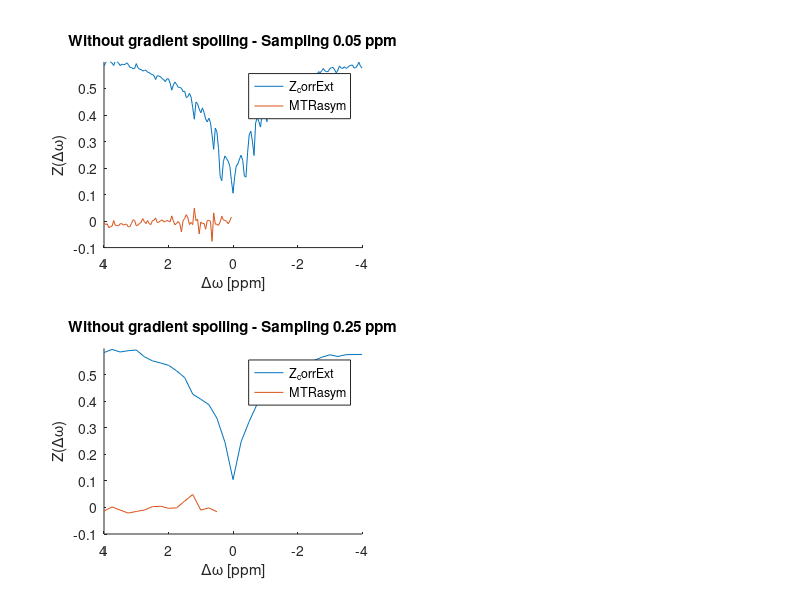

Recreate this plot in MATLAB. (Note: this script raises an error after producing the figure.)
%% Figure 8
% In Vivo Measurment

load('invivo_Zfiles_CSF.mat')
%load('invivo_Zfiles_WM.mat')
%load('invivo_Zfiles_GM.mat')

offsets=-4:0.05:4;offsets2=-4:0.25:4;
mtroffsets=0.05:0.05:4;mtroffsets2=0.5:0.25:4;

figure
subplot(2,2,1)
hold on;
plot(offsets,Z1);  % Rohdaten
plot(mtroffsets,MTR1);  % Rohdaten
hold off;
legend('Z_corrExt','MTRasym')
xlabel('\Delta\omega [ppm]');ylabel('Z(\Delta\omega)');set(gca,'XDir','reverse');ylim([-0.1 0.6]);
title('Without gradient spoiling - Sampling 0.05 ppm')

subplot(2,2,3)
hold on;
plot(offsets2,Z2);  % Rohdaten
plot(mtroffsets2,MTR2);  % Rohdaten
hold off;
legend('Z_corrExt','MTRasym')
xlabel('\Delta\omega [ppm]');ylabel('Z(\Delta\omega)');set(gca,'XDir','reverse');ylim([-0.1 0.6]);
title('Without gradient spoiling - Sampling 0.25 ppm')



load('invivo_spoiler.mat')

subplot(2,2,2)
hold on;
plot(offsets,ZS1);  % Rohdaten
plot(mtroffsets,MTRS1);  % Rohdaten
hold off;
legend('Z_corrExt','MTRasym')
xlabel('\Delta\omega [ppm]');ylabel('Z(\Delta\omega)');set(gca,'XDir','reverse');ylim([-0.1 0.6]);
title('With gradient spoiling - Sampling 0.05 ppm')

subplot(2,2,4)
hold on;
plot(offsets2,ZS2);  % Rohdaten
plot(mtroffsets2,MTRS2);  % Rohdaten
hold off;
legend('Z_corrExt','MTRasym')
xlabel('\Delta\omega [ppm]');ylabel('Z(\Delta\omega)');set(gca,'XDir','reverse');ylim([-0.1 0.6]);
title('With gradient spoiling - Sampling 0.25 ppm')